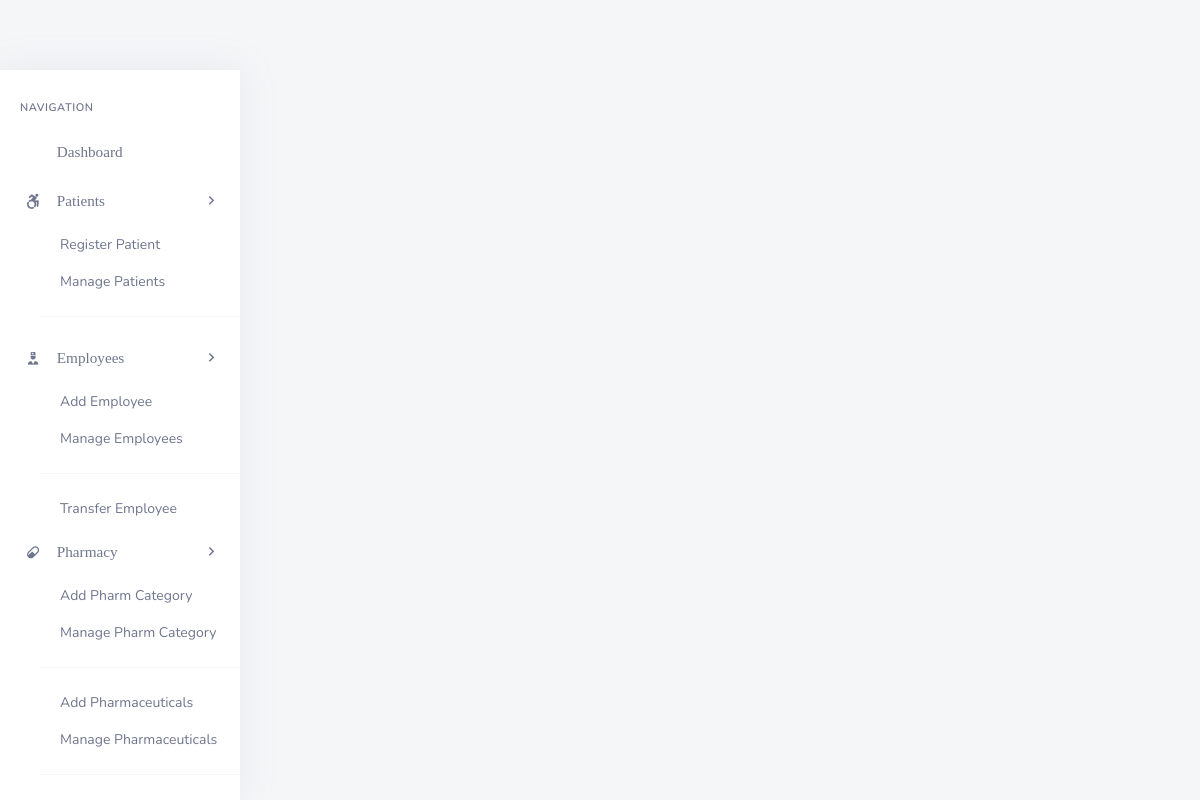
Page /backend/admin/his_admin_add_single_lab_result.php?lab_number=ADPVR on the earlier database version.
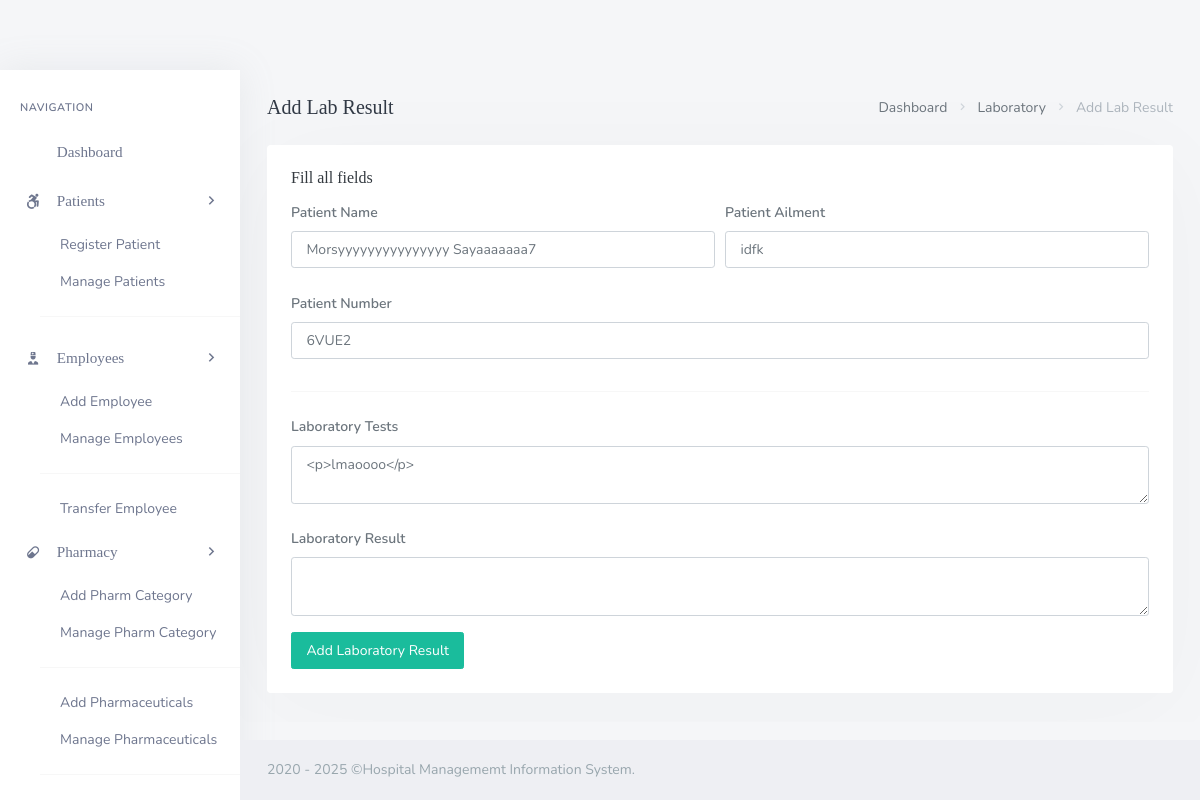
Same page on the later database version.
### tables this page shows
CREATE TABLE `his_laboratory` (
  `lab_id` int(20) NOT NULL,
  `lab_pat_name` varchar(200) DEFAULT NULL,
  `lab_pat_ailment` varchar(200) DEFAULT NULL,
  `lab_pat_number` varchar(200) DEFAULT NULL,
  `lab_pat_tests` longtext DEFAULT NULL,
  `lab_pat_results` longtext DEFAULT NULL,
  `lab_number` varchar(200) DEFAULT NULL,
  `lab_doc_id` int(20) NOT NULL,
  `lab_date_rec` timestamp NULL DEFAULT current_timestamp() ON UPDATE current_timestamp()
);

### backend/admin/his_admin_add_single_lab_result.php (the view, shortened to what the changed rows need)
<?php
	include('assets/inc/config.php');
?>
<!DOCTYPE html>
<html lang="en">
    <?php include('assets/inc/head.php');?>
    <body>
        <div id="wrapper">
            <?php
                $lab_number = $_GET['lab_number'];
                $ret="SELECT  * FROM his_laboratory WHERE lab_number=?";
                $stmt= $mysqli->prepare($ret) ;
                $stmt->bind_param('s',$lab_number);
                $stmt->execute() ;
                $res=$stmt->get_result();
                while($row=$res->fetch_object())
                {
            ?>
                <div class="content-page">
                    <div class="content">
                        <div class="container-fluid">
                            <div class="row">
                                <div class="col-12">
                                    <div class="page-title-box">
                                        <div class="page-title-right">
                                            <ol class="breadcrumb m-0">
                                                <li class="breadcrumb-item"><a href="his_admin_dashboard.php">Dashboard</a></li>
                                                <li class="breadcrumb-item"><a href="javascript: void(0);">Laboratory</a></li>
                                                <li class="breadcrumb-item active">Add Lab Result</li>
                                            </ol>
                                        </div>
                                        <h4 class="page-title">Add Lab Result</h4>
                                    </div>
                                </div>
                            </div>
                            <div class="row">
                                <div class="col-12">
                                    <div class="card">
                                        <div class="card-body">
                                            <h4 class="header-title">Fill all fields</h4>
                                            <form method="post">
                                                <div class="form-row">
                                                    <div class="form-group col-md-6">
                                                        <label for="inputEmail4" class="col-form-label">Patient Name</label>
                                                        <input type="text" required="required" readonly name="lab_pat_name" value="<?php echo $row->lab_pat_name;?>" class="form-control" id="inputEmail4" placeholder="Patient's First Name">
                                                    </div>
                                                    <div class="form-group col-md-6">
                                                        <label for="inputPassword4" class="col-form-label">Patient Ailment</label>
                                                        <input required="required" type="text" readonly name="lab_pat_ailment" value="<?php echo $row->lab_pat_ailment;?>" class="form-control"  id="inputPassword4" placeholder="Patient`s Last Name">
                                                    </div>
                                                </div>
                                                <div class="form-row">
                                                    <div class="form-group col-md-12">
                                                        <label for="inputEmail4" class="col-form-label">Patient Number</label>
                                                        <input type="text" required="required" readonly name="lab_pat_number" value="<?php echo $row->lab_pat_number;?>" class="form-control" id="inputEmail4" placeholder="DD/MM/YYYY">
                                                    </div>
                                                </div>
                                                <hr>
                                                <div class="form-group">
                                                        <label for="inputAddress" class="col-form-label">Laboratory Tests</label>
                                                        <textarea required="required"  type="text" class="form-control" name="lab_pat_tests" id="editor"><?php echo $row->lab_pat_tests;?></textarea>
                                                </div>
                                                <div class="form-group">
                                                        <label for="inputAddress" class="col-form-label">Laboratory Result</label>
                                                        <textarea required="required"   type="text" class="form-control" name="lab_pat_results" id="editor1"></textarea>
                                                </div>
                                                <button type="submit" name="add_patient_lab_result" class="ladda-button btn btn-success" data-style="expand-right">Add Laboratory Result</button>
                                            </form>
                                        </div>
                                    </div>
                                </div>
                            </div>
                        </div>
                    </div>
                    <?php include('assets/inc/footer.php');?>
                </div>
            <?php }?>
        </div>
    </body>
</html>

### backend/admin/assets/inc/footer.php
<footer class="footer">
    <div class="container-fluid">
        <div class="row">
            <div class="col-md-12">
                2020 - <?php echo date('Y'); ?> &copy;Hospital Managememt Information System.
            </div>
        </div>
    </div>
</footer>

Differences in the rows shown:
added his_laboratory: lab_pat_name "Morsyyyyyyyyyyyyyyy Sayaaaaaaa7", lab_pat_ailment "idfk", lab_pat_number "6VUE2", lab_pat_tests "<p>lmaoooo</p>"
